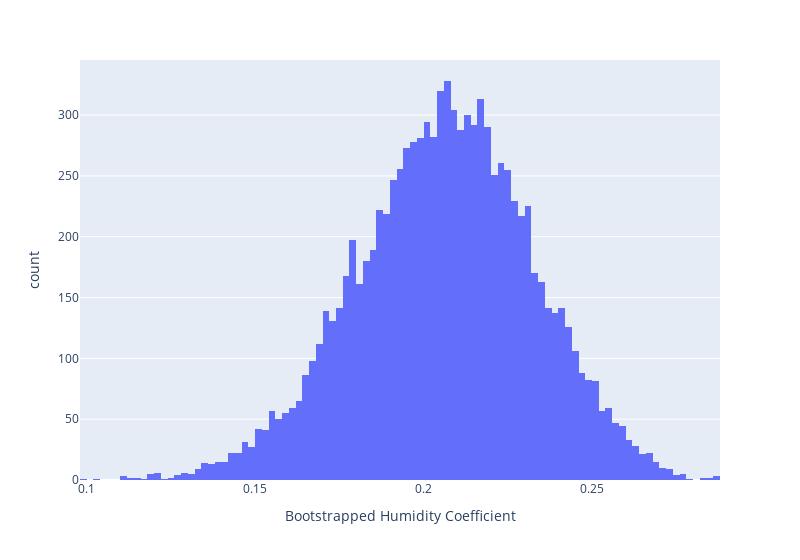

This figure's notebook cell:
### Code cell
import plotly.express as px
px.histogram(x=bs_theta2,
            labels=dict(x='Bootstrapped Humidity Coefficient'),
            width=800)

### Figure 1 — Plotly figure (JSON) as saved in the notebook; plotly's stock layout.template omitted (floating-point values rounded to 4 significant figures; data arrays with more than 128 entries replaced by an {"elided": "..."} marker saying what was removed)
{"data": [{"alignmentgroup": "True", "bingroup": "x", "hovertemplate": "Bootstrapped Humidity Coefficient=%{x}<br>count=%{y}<extra></extra>", "legendgroup": "", "marker": {"color": "#636efa", "pattern": {"shape": ""}}, "name": "", "offsetgroup": "", "orientation": "v", "showlegend": false, "type": "histogram", "x": {"elided": "10000 float values"}, "xaxis": "x", "yaxis": "y"}], "layout": {"barmode": "relative", "legend": {"tracegroupgap": 0}, "margin": {"t": 60}, "width": 800, "xaxis": {"anchor": "y", "domain": [0, 1], "title": {"text": "Bootstrapped Humidity Coefficient"}}, "yaxis": {"anchor": "x", "domain": [0, 1], "title": {"text": "count"}}}}
